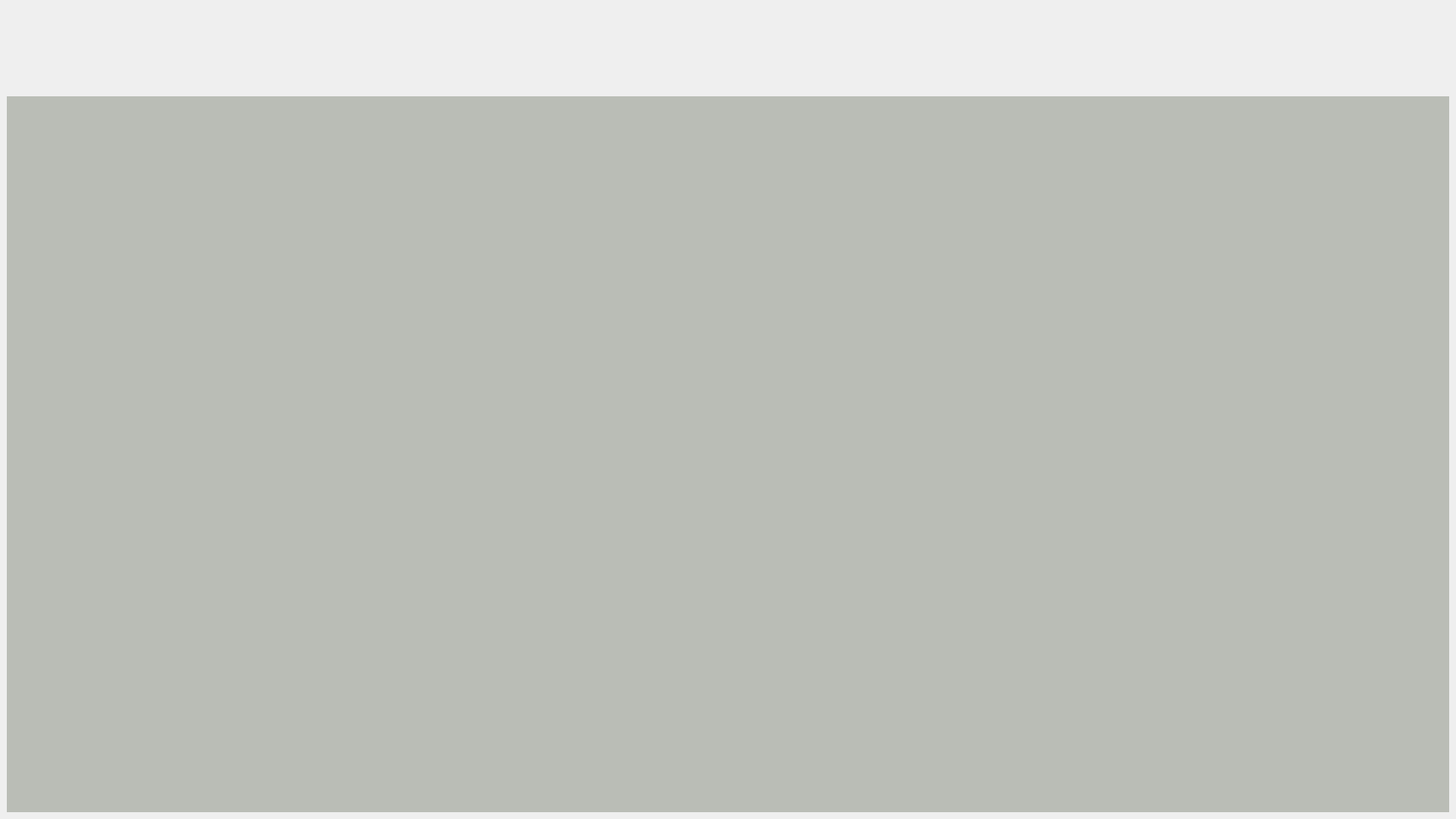
<?xml version="1.0" encoding="UTF-8"?>
<ui version="4.0">
 <class>MainWindow</class>
 <widget class="QMainWindow" name="MainWindow">
  <property name="geometry">
   <rect>
    <x>0</x>
    <y>0</y>
    <width>1920</width>
    <height>1080</height>
   </rect>
  </property>
  <property name="windowTitle">
   <string>MainWindow</string>
  </property>
  <widget class="QWidget" name="centralwidget">
   <layout class="QVBoxLayout" name="verticalLayout" stretch="1,8">
    <item>
     <layout class="QHBoxLayout" name="horizontalLayout" stretch="10">
      <property name="spacing">
       <number>0</number>
      </property>
      <item>
       <spacer name="horizontalSpacer">
        <property name="orientation">
         <enum>Qt::Horizontal</enum>
        </property>
        <property name="sizeHint" stdset="0">
         <size>
          <width>40</width>
          <height>20</height>
         </size>
        </property>
       </spacer>
      </item>
     </layout>
    </item>
    <item>
     <widget class="QWidget" name="widget" native="true">
      <property name="styleSheet">
       <string notr="true">background-color: rgb(186, 189, 182);</string>
      </property>
     </widget>
    </item>
   </layout>
  </widget>
 </widget>
 <resources/>
 <connections/>
</ui>
